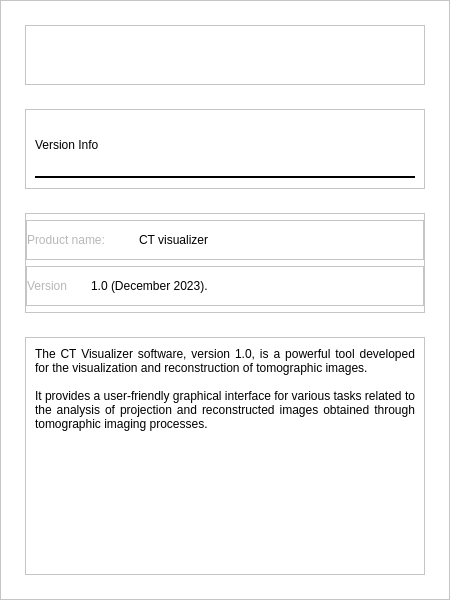
<?xml version="1.0" encoding="UTF-8"?>
<ui version="4.0">
 <class>MainWindow</class>
 <widget class="QMainWindow" name="MainWindow">
  <property name="geometry">
   <rect>
    <x>0</x>
    <y>0</y>
    <width>450</width>
    <height>600</height>
   </rect>
  </property>
  <property name="windowTitle">
   <string>MainWindow</string>
  </property>
  <widget class="QWidget" name="centralwidget">
   <widget class="QFrame" name="Container">
    <property name="geometry">
     <rect>
      <x>0</x>
      <y>0</y>
      <width>450</width>
      <height>600</height>
     </rect>
    </property>
    <property name="minimumSize">
     <size>
      <width>450</width>
      <height>600</height>
     </size>
    </property>
    <property name="maximumSize">
     <size>
      <width>450</width>
      <height>16777215</height>
     </size>
    </property>
    <property name="styleSheet">
     <string notr="true">background-color: rgb(255, 255, 255);</string>
    </property>
    <property name="frameShape">
     <enum>QFrame::StyledPanel</enum>
    </property>
    <property name="frameShadow">
     <enum>QFrame::Raised</enum>
    </property>
    <layout class="QVBoxLayout" name="verticalLayout">
     <property name="spacing">
      <number>24</number>
     </property>
     <property name="leftMargin">
      <number>24</number>
     </property>
     <property name="topMargin">
      <number>24</number>
     </property>
     <property name="rightMargin">
      <number>24</number>
     </property>
     <property name="bottomMargin">
      <number>24</number>
     </property>
     <item>
      <widget class="QFrame" name="frame">
       <property name="minimumSize">
        <size>
         <width>0</width>
         <height>0</height>
        </size>
       </property>
       <property name="maximumSize">
        <size>
         <width>16777215</width>
         <height>60</height>
        </size>
       </property>
       <property name="frameShape">
        <enum>QFrame::StyledPanel</enum>
       </property>
       <property name="frameShadow">
        <enum>QFrame::Raised</enum>
       </property>
       <layout class="QVBoxLayout" name="verticalLayout_2">
        <property name="leftMargin">
         <number>0</number>
        </property>
        <property name="topMargin">
         <number>0</number>
        </property>
        <property name="rightMargin">
         <number>0</number>
        </property>
        <property name="bottomMargin">
         <number>0</number>
        </property>
        <item>
         <widget class="QLabel" name="label">
          <property name="maximumSize">
           <size>
            <width>16777215</width>
            <height>55</height>
           </size>
          </property>
          <property name="text">
           <string>&lt;html&gt;&lt;head/&gt;&lt;body&gt;&lt;p&gt;&lt;img src=&quot;:/Logo/QT designer assets/logo-ibti SVG.png&quot;/&gt;&lt;/p&gt;&lt;/body&gt;&lt;/html&gt;</string>
          </property>
         </widget>
        </item>
       </layout>
      </widget>
     </item>
     <item>
      <widget class="QFrame" name="frame_2">
       <property name="maximumSize">
        <size>
         <width>16777215</width>
         <height>80</height>
        </size>
       </property>
       <property name="frameShape">
        <enum>QFrame::StyledPanel</enum>
       </property>
       <property name="frameShadow">
        <enum>QFrame::Raised</enum>
       </property>
       <layout class="QVBoxLayout" name="verticalLayout_3">
        <item>
         <widget class="QLabel" name="label_2">
          <property name="styleSheet">
           <string notr="true">font: 75 32pt &quot;Segoe UI&quot;;
font-wheight: Bold</string>
          </property>
          <property name="text">
           <string>Version Info</string>
          </property>
         </widget>
        </item>
        <item>
         <widget class="Line" name="line">
          <property name="frameShadow">
           <enum>QFrame::Plain</enum>
          </property>
          <property name="lineWidth">
           <number>2</number>
          </property>
          <property name="orientation">
           <enum>Qt::Horizontal</enum>
          </property>
         </widget>
        </item>
       </layout>
      </widget>
     </item>
     <item>
      <widget class="QFrame" name="frame_3">
       <property name="maximumSize">
        <size>
         <width>16777215</width>
         <height>100</height>
        </size>
       </property>
       <property name="frameShape">
        <enum>QFrame::StyledPanel</enum>
       </property>
       <property name="frameShadow">
        <enum>QFrame::Raised</enum>
       </property>
       <layout class="QVBoxLayout" name="verticalLayout_4">
        <property name="spacing">
         <number>0</number>
        </property>
        <property name="leftMargin">
         <number>0</number>
        </property>
        <property name="topMargin">
         <number>0</number>
        </property>
        <property name="rightMargin">
         <number>0</number>
        </property>
        <property name="bottomMargin">
         <number>0</number>
        </property>
        <item>
         <widget class="QFrame" name="frame_5">
          <property name="maximumSize">
           <size>
            <width>16777215</width>
            <height>40</height>
           </size>
          </property>
          <property name="frameShape">
           <enum>QFrame::StyledPanel</enum>
          </property>
          <property name="frameShadow">
           <enum>QFrame::Raised</enum>
          </property>
          <layout class="QHBoxLayout" name="horizontalLayout">
           <property name="spacing">
            <number>0</number>
           </property>
           <property name="leftMargin">
            <number>0</number>
           </property>
           <property name="topMargin">
            <number>0</number>
           </property>
           <property name="bottomMargin">
            <number>0</number>
           </property>
           <item>
            <widget class="QLabel" name="label_3">
             <property name="maximumSize">
              <size>
               <width>112</width>
               <height>32</height>
              </size>
             </property>
             <property name="styleSheet">
              <string notr="true">font: 12pt &quot;Segoe UI&quot;;
color: #B7B7B7;</string>
             </property>
             <property name="text">
              <string>Product name:</string>
             </property>
            </widget>
           </item>
           <item>
            <widget class="QLabel" name="label_4">
             <property name="maximumSize">
              <size>
               <width>16777215</width>
               <height>32</height>
              </size>
             </property>
             <property name="styleSheet">
              <string notr="true">font: 16pt &quot;Segoe UI&quot;;</string>
             </property>
             <property name="text">
              <string>CT visualizer</string>
             </property>
            </widget>
           </item>
          </layout>
         </widget>
        </item>
        <item>
         <widget class="QFrame" name="frame_6">
          <property name="minimumSize">
           <size>
            <width>0</width>
            <height>0</height>
           </size>
          </property>
          <property name="maximumSize">
           <size>
            <width>16777215</width>
            <height>40</height>
           </size>
          </property>
          <property name="frameShape">
           <enum>QFrame::StyledPanel</enum>
          </property>
          <property name="frameShadow">
           <enum>QFrame::Raised</enum>
          </property>
          <layout class="QHBoxLayout" name="horizontalLayout_2">
           <property name="spacing">
            <number>0</number>
           </property>
           <property name="leftMargin">
            <number>0</number>
           </property>
           <property name="topMargin">
            <number>0</number>
           </property>
           <property name="bottomMargin">
            <number>0</number>
           </property>
           <item>
            <widget class="QLabel" name="label_6">
             <property name="maximumSize">
              <size>
               <width>64</width>
               <height>32</height>
              </size>
             </property>
             <property name="styleSheet">
              <string notr="true">font: 12pt &quot;Segoe UI&quot;;
color: #B7B7B7;</string>
             </property>
             <property name="text">
              <string>Version</string>
             </property>
            </widget>
           </item>
           <item>
            <widget class="QLabel" name="label_5">
             <property name="maximumSize">
              <size>
               <width>16777215</width>
               <height>32</height>
              </size>
             </property>
             <property name="styleSheet">
              <string notr="true">font: 16pt &quot;Segoe UI&quot;;</string>
             </property>
             <property name="text">
              <string>1.0 (December 2023).</string>
             </property>
            </widget>
           </item>
          </layout>
         </widget>
        </item>
       </layout>
      </widget>
     </item>
     <item>
      <widget class="QFrame" name="frame_4">
       <property name="frameShape">
        <enum>QFrame::StyledPanel</enum>
       </property>
       <property name="frameShadow">
        <enum>QFrame::Raised</enum>
       </property>
       <layout class="QHBoxLayout" name="horizontalLayout_3">
        <item>
         <widget class="QLabel" name="label_7">
          <property name="styleSheet">
           <string notr="true">font: 10pt &quot;Segoe UI&quot;;
line-height: 150%; /* 18px */
</string>
          </property>
          <property name="text">
           <string>The CT Visualizer software, version 1.0, is a powerful tool developed for the visualization and reconstruction of tomographic images.

It provides a user-friendly graphical interface for various tasks related to the analysis of projection and reconstructed images obtained through tomographic imaging processes.</string>
          </property>
          <property name="textFormat">
           <enum>Qt::PlainText</enum>
          </property>
          <property name="alignment">
           <set>Qt::AlignJustify|Qt::AlignTop</set>
          </property>
          <property name="wordWrap">
           <bool>true</bool>
          </property>
         </widget>
        </item>
       </layout>
      </widget>
     </item>
    </layout>
   </widget>
  </widget>
 </widget>
 <resources>
  <include location="../QT designer assets_.qrc"/>
 </resources>
 <connections/>
</ui>
